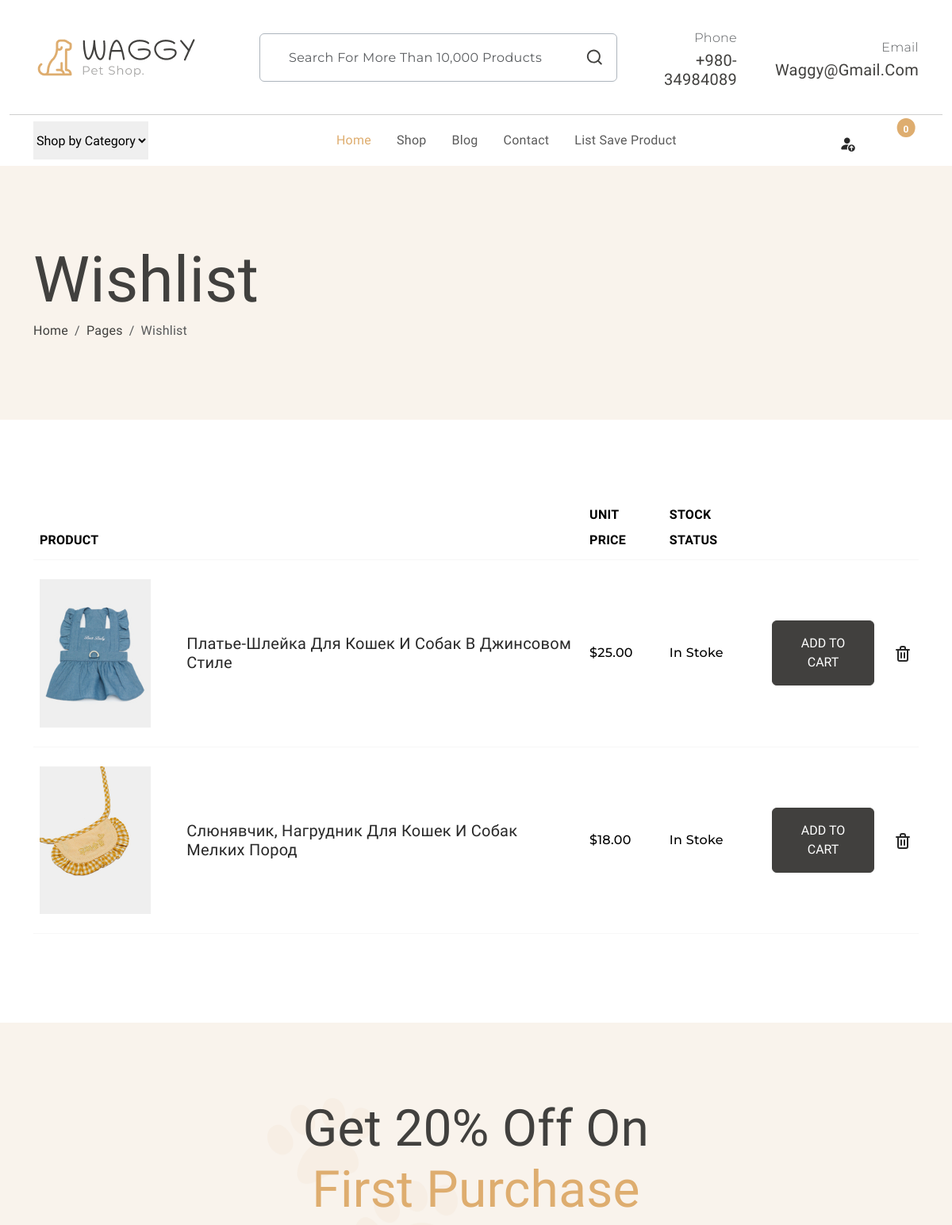
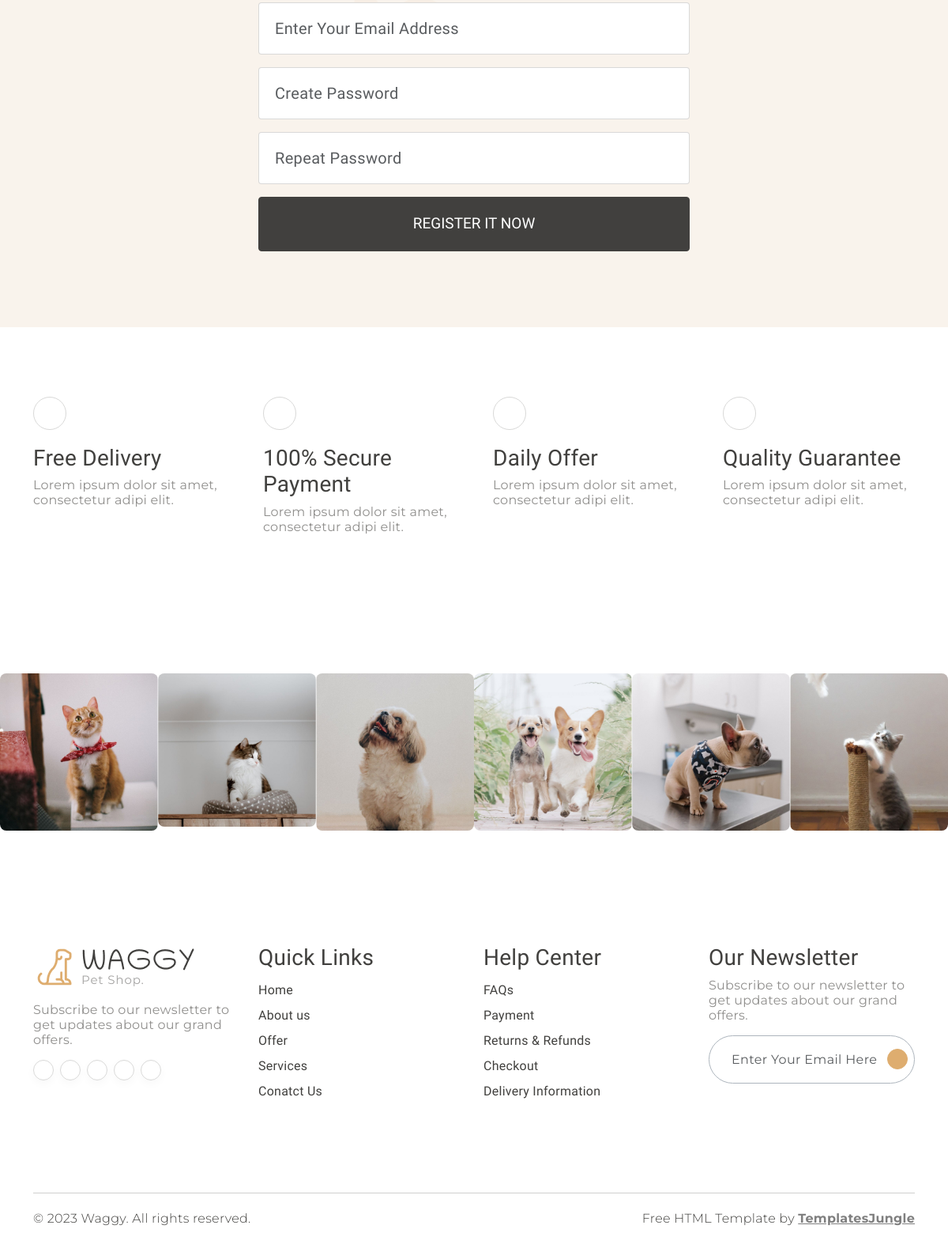
The page /favorite/ (signed in) on the database its author committed (2 pictures, top to bottom).
### pages/models.py (models this page shows, shortened)
class ProductFavorite(models.Model):
    auth = models.ForeignKey(User, on_delete=models.CASCADE)
    product = models.ForeignKey(Product, on_delete=models.CASCADE)

class Product(models.Model):
    title = models.CharField(max_length=250)
    slug = models.SlugField(max_length=250, null=True, blank=True)
    short_description = models.TextField(default='Short description')
    description = models.TextField(default='Main description')
    information = models.TextField(default='Additional info')
    price = models.DecimalField(max_digits=6, decimal_places=2)
    discount = models.IntegerField(verbose_name='Процент скидки')
    available = models.BooleanField(default=True)
    category = models.ForeignKey(Category, on_delete=models.CASCADE)
    tags = models.ManyToManyField(Tag)
    brand = models.ForeignKey(Brand, on_delete=models.CASCADE)
    sku = models.CharField(max_length=250, blank=True, null=True)
    sales = models.IntegerField(default=0)
    in_stock = models.IntegerField(default=10)
    def get_first_photo(self):
        if len(self.images.all()) > 0:
            return self.images.first().image.url
        else:
            return 'https://pubshamrock.com/wp-content/uploads/2023/04/skoro-zdes-budet-foto.jpg'

class ProductImage(models.Model):
    product = models.ForeignKey(Product, related_name='images', on_delete=models.CASCADE)
    image = models.ImageField(upload_to='images/', blank=True, null=True)

### pages/views.py (the view)
# urls.py: path('favorite/', views.favorite_view, name='favorite_path'),
def favorite_view(request):
    user = request.user
    favorite_list = ProductFavorite.objects.filter(auth=user)
    context = {
        'title': 'Избранное',
        'favorite_list': favorite_list
    }
    return render(request, 'pages/wishlist.html', context)

### pages/templatetags/pages_tag.py (called while the page is built)
@register.simple_tag()
def get_cart_products(request):
    cart_info = get_cart_data(request)
    return cart_info['products']

### payment/models.py (called while the page is built)
    @property
    def get_cart_total_quantity(self):
        cart_product = self.cartproduct_set.all()
        total_quantity = sum([product.quantity for product in cart_product])
        return total_quantity

    @property
    def get_cart_total_price(self):
        cart_product = self.cartproduct_set.all()
        total_price = sum([product.get_total_price for product in cart_product])
        return total_price

### payment/utils.py (called while the page is built)
def get_cart_data(request):
    cart = CartForAuthenticated(request)
    cart_info = cart.get_cart_info()
    return {
        'order': cart_info['order'],
        'products': cart_info['products'],
        'cart_total_price': cart_info['cart_total_price'],
        'cart_total_quantity': cart_info['cart_total_quantity']
    }

    def get_cart_info(self):
        customer, created = Customer.objects.get_or_create(user=self.user)
        order, created = Order.objects.get_or_create(customer=customer)
        cart_product = order.cartproduct_set.all()
        cart_total_price = order.get_cart_total_price
        cart_total_quantity = order.get_cart_total_quantity
        return {
            'order': order,
            'products': cart_product,
            'cart_total_price': cart_total_price,
            'cart_total_quantity': cart_total_quantity
        }

### pages/templates/pages/wishlist.html (shortened to what this page needs)
{% extends 'base.html' %}
{% block content %}
<section id="banner" class="py-3" style="background: #F9F3EC;">
    <div class="container">
        <div class="hero-content py-5 my-3">
            <h2 class="display-1 mt-3 mb-0">Wishlist</h2>
            <nav class="breadcrumb">
                <a class="breadcrumb-item nav-link" href="#">Home</a>
                <a class="breadcrumb-item nav-link" href="#">Pages</a>
                <span class="breadcrumb-item active" aria-current="page">Wishlist</span>
            </nav>
        </div>
    </div>
</section>
<section id="Wishlist" class="py-5 my-5">
    <div class="container">
        <table class="table">
            <thead>
            <tr>
                <th scope="col" class="card-title text-uppercase">Product</th>
                <th scope="col" class="card-title text-uppercase">Unit Price</th>
                <th scope="col" class="card-title text-uppercase">Stock Status</th>
                <th scope="col" class="card-title text-uppercase"></th>
            </tr>
            </thead>
            <tbody>
            {% for item in favorite_list %}
            <tr>
                <td class="py-4">
                    <div class="cart-info d-flex flex-wrap align-items-center ">
                        <div class="col-lg-3">
                            <div class="card-image">
                                <img src="{{ item.product.get_first_photo }}" width="140" height="128" alt="cloth" class="img-fluid">
                            </div>
                        </div>
                        <div class="col-lg-9">
                            <div class="card-detail ps-3">
                                <h5 class="card-title">
                                    <a href="#" class="text-decoration-none">{{ item.product.title }}</a>
                                </h5>
                            </div>
                        </div>
                    </div>
                </td>
                <td class="py-4 align-middle">
                    <div class="total-price">
                        <span class="secondary-font fw-medium">${{ item.product.price }}</span>
                    </div>
                </td>
                <td class="py-4 align-middle">
                    <div class="total-price">
                        {% if item.product.quantity <= 0 %}
                        <span class="secondary-font fw-medium">Out of Stoke</span>
                        {% else %}
                        <span class="secondary-font fw-medium">In Stoke</span>
                        {% endif %}
                    </div>
                </td>
                <td class="py-4 align-middle">
                    <div class="d-flex align-items-center">
                        <div class="me-4">
                            <button class="btn btn-dark p-3 text-uppercase fs-6 btn-rounded-none w-100">Add to
                                cart
                            </button>
                        </div>
                        <div class="cart-remove">
                            <a href="#">
                                <svg width="24" height="24">
                                    <use xlink:href="#trash"></use>
                                </svg>
                            </a>
                        </div>
                    </div>
                </td>
            </tr>
            {% endfor %}
            </tbody>
        </table>
    </div>
</section>
{% include 'pages/components/_register.html' %}
{% include 'pages/components/_service.html' %}
{% endblock content %}

### pages/static/style.css (style rules this page uses)
:root { --header-height: 160px; --header-height-min: 80px; }
:root { --accent-color: #DEAD6F; --dark-color: #222222; --light-dark-color: #727272; --light-color: #fff; --grey-color: #dbdbdb; --light-grey-color: #fafafa; --primary-color: #6995B1; --light-primary-color: #eef1f3; }
:root { --body-font: 'Chilanka', cursive; --heading-font: 'Chilanka', cursive; --secondary-font: 'Montserrat', sans-serif; }
body { --bs-link-color: #333; --bs-link-hover-color: #333; --bs-link-color-rgb: 40, 40, 40; --bs-link-hover-color-rgb: 0, 0, 0; --bs-light-rgb: 248, 248, 248; --bs-font-sans-serif: 'Chilanka', cursive; --bs-body-font-family: var(--bs-font-sans-serif); --bs-body-font-size: 1rem; --bs-body-font-weight: 400; --bs-body-line-height: 2; --bs-body-color: #41403E; --bs-primary: #DEAD6F; --bs-primary-rgb: 222, 173, 111; --bs-primary-bg-subtle: #FFF9EB; --bs-border-color: #F7F7F7; --bs-secondary-rgb: 230, 243, 251; --bs-success-rgb: 238, 245, 228; --bs-danger-rgb: 249, 235, 231; --bs-warning-rgb: 255, 249, 235; --bs-info-rgb: 230, 243, 250; }
.btn-dark { padding: 1.2rem 3rem; font-size: 1.1875rem; text-transform: uppercase; --bs-btn-color: #fff; --bs-btn-bg: #41403E; --bs-btn-border-color: #41403E; --bs-btn-hover-color: #fff; --bs-btn-hover-bg: #363533; --bs-btn-hover-border-color: #363533; --bs-btn-focus-shadow-rgb: 66, 70, 73; --bs-btn-active-color: #fff; --bs-btn-active-bg: #41403E; --bs-btn-active-border-color: #41403E; --bs-btn-active-shadow: inset 0 3px 5px rgba(0, 0, 0, 0.125); --bs-btn-disabled-color: #fff; --bs-btn-disabled-bg: #41403E; --bs-btn-disabled-border-color: #41403E; }
body { letter-spacing: 0.01625rem; }
h1, h2, h3, h4, h5, h6 { font-family: var(--heading-font); color: var(--bs-body-color); font-weight: 400; text-transform: capitalize; }
a { text-decoration: none; }
.secondary-font { font-family: var(--secondary-font); font-weight: 300; }

### rows shown on the page
ProductFavorite: product.get_first_photo (picture), product "Платье-Шлейка Для Кошек И Собак В Джинсовом Стиле", product.price "25.00", shows "In Stoke"
ProductFavorite: product.get_first_photo (picture), product "Слюнявчик, Нагрудник Для Кошек И Собак Мелких Пород", product.price "18.00", shows "In Stoke"
